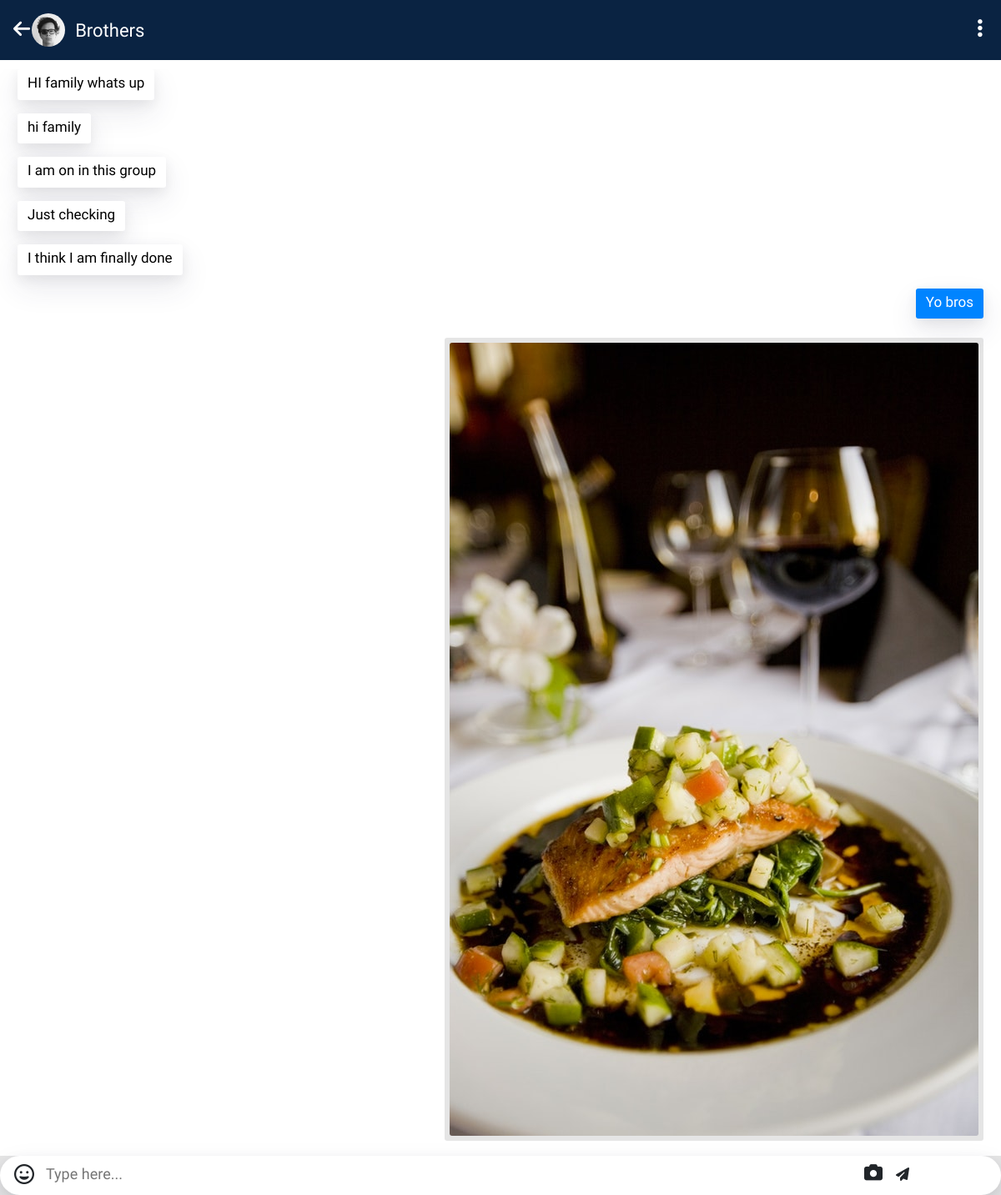
/groups/Brothers/chats/ (signed in), run on the app's committed database.
### usergroups/models.py (models this page shows, shortened)
class Groups(models.Model):
    admin = models.ForeignKey(User, on_delete=models.CASCADE, related_name='creator')
    groupname = models.CharField(max_length = 20, unique=True)
    timeCreation = models.DateTimeField(auto_now_add=True)
    num = models.IntegerField(default=0)
    description = models.CharField(max_length = 50, default='-')
    participants = models.TextField(default='-')
    class Meta:
        verbose_name_plural = 'Groups'

class GroupChats(models.Model):
    sender = models.ForeignKey(User, on_delete=models.CASCADE, related_name='sender')
    group = models.ForeignKey(Groups, on_delete=models.CASCADE, related_name='chats')
    chats = models.TextField()
    time = models.DateTimeField(auto_now_add=True)
    msgtype = models.IntegerField(default=1)
    class Meta:
        verbose_name_plural = 'GroupChats'

class ImageUploadGroup(models.Model):
    path_image = models.TextField()
    filename = models.TextField()
    chatconnect = models.ForeignKey(Groups, on_delete = models.CASCADE, related_name='sentimages')
    time = models.DateTimeField(auto_now_add=True)
    msgtype = models.IntegerField(default=0)
    sender = models.ForeignKey(User, on_delete= models.CASCADE, related_name = 'imagessent')
    class Meta:
        verbose_name_plural = 'ImageUploadGroup'

### usergroups/views.py (the view, shortened to what this page needs)
# urls.py: path('<groupname>/chats/', views.GroupView, name = 'GroupView'),
def GroupView(request, groupname):
    x = re.findall("[A-Za-z0-9]", groupname)
    p = ''
    x = p.join(x)
    group = Groups.objects.get(groupname = x)
    chats = group.chats.all()
    images = group.sentimages.all()
    total_msgs = list(chain(chats, images))
    total_msgs = sorted(total_msgs, key=lambda obj: obj.time)
    return render(request, 'groups/groupview.html', {'groupname' : x, 'user' : request.user.username, 'chats' : total_msgs, 'len' : len(total_msgs)})

### users/templates/groups/groupview.html (shortened to what this page needs)
{% load static %}
<!DOCTYPE html>
<html lang="en">
<head>
    <link rel="stylesheet" href="https://stackpath.bootstrapcdn.com/bootstrap/4.5.0/css/bootstrap.min.css">
    <link rel="stylesheet" href="{% static 'css/personalchat.css' %}">
    <link rel="stylesheet" href="https://cdnjs.cloudflare.com/ajax/libs/font-awesome/4.7.0/css/font-awesome.min.css">
</head>
<body>
    <nav class="navbar bg-custom navbar-expand-xs fixed-top navbar-default">
        <div class="hamburger d-flex">
            <i class="fa fa-arrow-left" aria-hidden="true"></i>
            <span class="user-icon">
                <img class="rounded-circle" src="{% static 'images/user-profile/avatar-dhg.png' %}">
            </span>
            <div class="brand">{{groupname}}</div>
        </div>
            <div class="headicons">
                <i class="fa fa-ellipsis-v" aria-hidden="true"></i>
            </div>
    </nav>
    <div class="message-store">
        <div class="msg-input-div">
            <div class="msg-send-box">
                <div class="emoji">
                    <i class='far fa-grin' style='font-size:24px'></i>
                </div>
                <div style="display: inline-block; width: 86%;">
                    <input type="text" class="msg-send" placeholder="Type here..." id = "msg-input">
                </div>
                <form action = "{%url 'GroupView' groupname %}" id = "imageformupload" method="POST" enctype="multipart/form-data" class="imageform">
                    <label for="imagesent">
                        <i class="fas fa-camera icons"></i>
                    </label>
                </form>
                <i class="fa fa-paper-plane icons" aria-hidden="true" id = "msg-submit"></i>
            </div>
        </div>
        <div class="message-body" id = "msg-body">
            {% if len == 0 %}
                <div></div>
            {% else %}
                {% for i in chats %}
                    {% if i.sender.username == request.user.username %}
                        {% if i.msgtype == 1 %}
                            <div class="message-wrap-three-dots-user d-flex flex-row-reverse">
                                <div class="message-wrap-with-icon-user d-flex flex-row-reverse">
                                    <div class="message-wrap-user">
                                        {{i.chats}}
                                    </div>
                                </div>
                            </div>
                        {% else %}
                            <div class="message-wrap-three-dots-user d-flex flex-row-reverse">
                                <div class="message-wrap-with-icon-user d-flex flex-row-reverse">
                                    <div class="image-wrap-user d-flex flex-row-reverse">
                                        <div class="imagemsg">
                                            <img src="{{i.path_image}}">
                                        </div>
                                    </div>
                                </div>
                            </div>
                        {% endif %}
                    {% else %}
                        {% if i.msgtype == 1 %}
                            <div class="message-wrap-three-dots">
                                <div class="message-wrap-with-icon">
                                    <div class="message-wrap">
                                        {{i.chats}}
                                    </div>
                                </div>
                            </div>
                        {% endif %}
                    {% endif %}
                {% endfor %}
            {% endif %}
        </div>
    </div>
</body>
</html>

### users/static/css/personalchat.css (style rules this page uses)
body { font-family: 'Muli', sans-serif; overflow-y: hidden !important; }
.bg-custom { background-color: #0a2342; height: 72px; z-index: 0; }
.user-icon img { width: 40px; height: 40px; border-radius: 50%; }
.brand { color: white; font-size: 22px; display: inline-block; margin-left: 12px; margin-top: 4px; }
.headicons { display: inline-block; color: white; }
.fa-ellipsis-v { font-size: 25px !important; color: white; display: inline; margin-right: 6px; }
.fa-arrow-left { font-size: 23px !important; color: white; margin-top: 7px; margin-right: 2px; }
.hamburger { display: inline; }
.message-store { height: calc(100vh - 72px); padding: 0; overflow-y: hidden; margin-top: 76px; }
.msg-input-div { position: absolute; width: 100%; height: 47px; background-color: rgba(0, 0, 0, 0.1); bottom: 0; z-index: 10; }
.msg-send-box { box-shadow: 0 15px 35px rgba(50,50,93,.1),0 5px 15px rgba(0,0,0,.07); outline: none; background: transparent; width: 100%; height: 47px; background-color: white; border-radius: 30px; padding: 0; position: relative; }
.emoji { display: inline-block; position: absolute; top: 50%; transform: translate(-50%,-50%); margin-left: 29px; }
.msg-send { display: inline-block; height: inherit; width: 100%; font-size: 18px; margin-left: 35px; padding: 0 45px 0 20px; margin-top: 8px; background: transparent; border: none; outline: none; }
.icons { margin-right: 12px; font-size: 22px; display: inline !important; }
.message-body { width: 100%; overflow-y: scroll; height: calc(100vh - 125px); margin-top: 7px; }
.message-wrap-three-dots { width: 80%; position: relative; margin-bottom: 16px; }
.message-wrap-three-dots-user { width: 100%; position: relative; margin-bottom: 23px; display: block; }
.message-wrap-with-icon { display: inline-block; margin-left: 21px; }
.message-wrap-with-icon-user { display: inline-block; margin-right: 21px; width: 80%; }
.message-wrap { box-shadow: 0 15px 35px rgba(50,50,93,.1),0 5px 15px rgba(0,0,0,.07); display: inline-block; font-size: 17px; padding: 4px 12px 7px 12px; border-radius: 3px; color: black; background: white; transition-duration: 1s; transition-timing-function: cubic-bezier(0.55, 0.085, 0.68, 0.53); transition-delay: 0s; }
.message-wrap-user { box-shadow: 0 15px 35px rgba(50,50,93,.1),0 5px 15px rgba(0,0,0,.07); display: inline-block; font-size: 17px; background-color: #0084ff; padding: 4px 12px 7px 12px; border-radius: 3px; color: white; transition-duration: 1s; transition-timing-function: ease; transition-delay: 0s; }
.image-wrap-user { display: inline-block; font-size: 17px; background-color: rgba(0, 0, 0, 0.1); padding: 6px; border-radius: 3px; color: white; transition-duration: 1s; transition-timing-function: ease; transition-delay: 0s; }
.imageform { display: inline !important; }
.imagemsg { width: 100%; }
.imagemsg img { width: 100% !important; max-height: 100%; border-radius: 3px; }

### data on the page
Groups: groupname "Brothers"
GroupChats: chats "HI family whats up"
GroupChats: chats "hi family"
GroupChats: chats "I am on in this group"
GroupChats: chats "Just checking"
GroupChats: chats "I think I am finally done"
GroupChats: chats "Yo bros"
ImageUploadGroup: path_image (picture)
